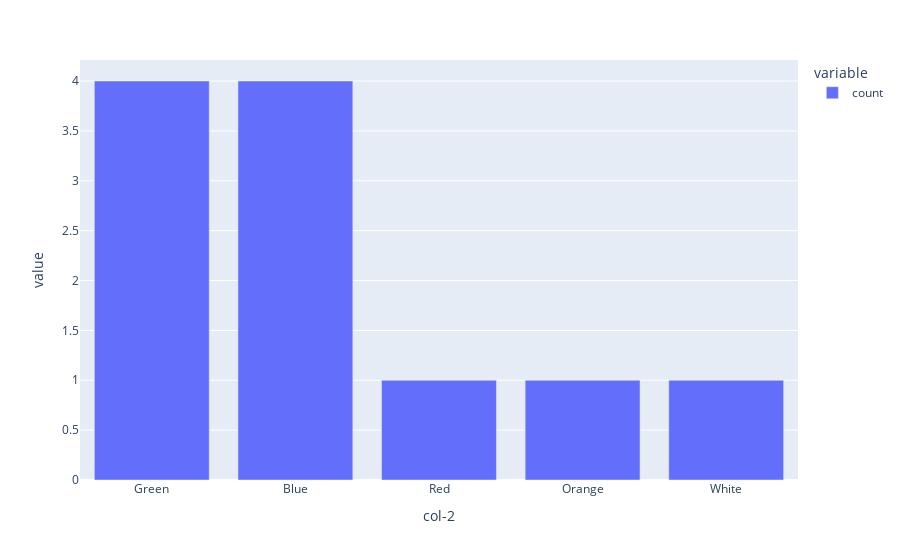

Notebook code for this chart:
### Code cell
# Proper way
plx.bar(df["col-2"].value_counts())

### Figure 1 — Plotly figure (JSON) as saved in the notebook; plotly's stock layout.template omitted (floating-point values rounded to 4 significant figures)
{"data": [{"hovertemplate": "variable=count<br>col-2=%{x}<br>value=%{y}<extra></extra>", "legendgroup": "count", "marker": {"color": "#636efa", "pattern": {"shape": ""}}, "name": "count", "orientation": "v", "showlegend": true, "textposition": "auto", "type": "bar", "x": ["Green", "Blue", "Red", "Orange", "White"], "xaxis": "x", "y": [4, 4, 1, 1, 1], "yaxis": "y"}], "layout": {"barmode": "relative", "legend": {"title": {"text": "variable"}, "tracegroupgap": 0}, "margin": {"t": 60}, "xaxis": {"anchor": "y", "domain": [0, 1], "title": {"text": "col-2"}}, "yaxis": {"anchor": "x", "domain": [0, 1], "title": {"text": "value"}}}}
